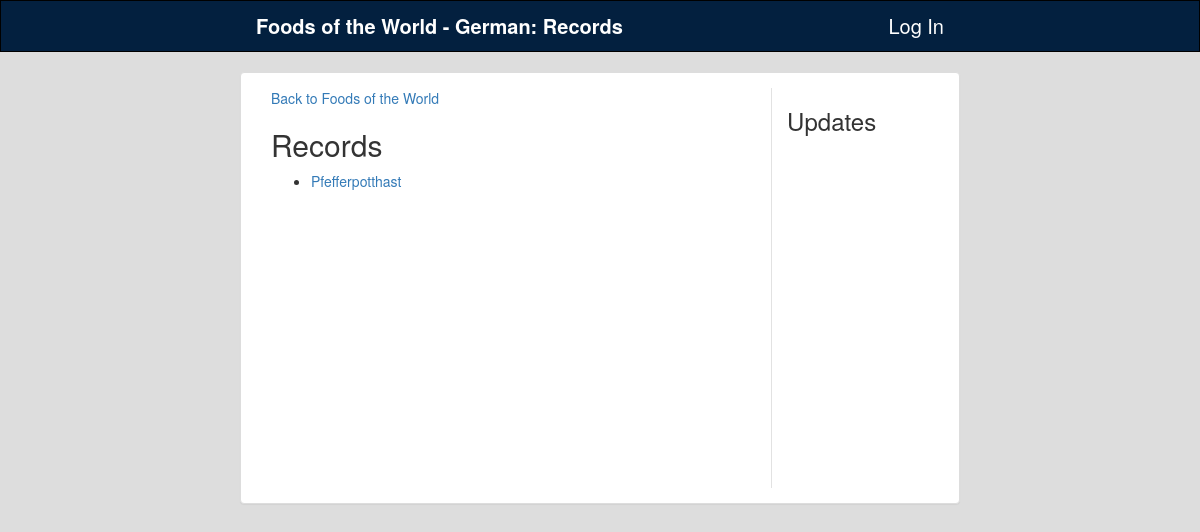
Screenshot of /catalog/1/category/2/record/ with the database file from the repository.
### database_setup.py (models this page shows, shortened)
class Catalog(Base):
    __tablename__ = 'catalog'
    id = Column(Integer, primary_key=True)
    name = Column(String(250), nullable=False)
    user_id = Column(Integer, ForeignKey('user.id'))
    user = relationship(User)

class Category(Base):
    __tablename__ = 'category'
    id = Column(Integer, primary_key=True)
    name = Column(String(250), nullable=False)
    catalog_id = Column(Integer, ForeignKey('catalog.id'))
    catalog = relationship(Catalog)

class Record(Base):
    __tablename__ = 'record'
    id = Column(Integer, primary_key=True)
    name = Column(String(250), nullable=False)
    record_template_id = Column(Integer, ForeignKey('record_template.id'))
    category_id = Column(Integer, ForeignKey('category.id'))
    record_template = relationship(RecordTemplate)
    category = relationship(Category)

### catalogit.py (the view)
@app.route('/catalog/<int:catalog_id>/category/<int:category_id>/record/')
def viewRecords(catalog_id, category_id):
    catalog = getCatalog(catalog_id)
    category = getCategory(category_id)
    records = getRecordsByCategoryId(category_id)
    return render_template('viewRecords.html',
                           catalog=catalog,
                           category=category,
                           records=records,
                           current_user=login_session.get('user_id'))

### catalogit.py (called while the page is built)
def getCatalog(catalog_id):
    return session.query(Catalog).filter_by(id=catalog_id).one()

def getCategory(category_id):
    return session.query(Category).filter_by(id=category_id).one()

def getRecordsByCategoryId(category_id):
    return session.query(Record).filter_by(category_id=category_id).all()

### templates/viewRecords.html (shortened to what this page needs)
{% extends "base.html" %}
{% block header %} {{catalog.name}} - {{category.name}}: Records {% endblock %}
{% block content %}
<div>
	<a href={{ url_for('viewCategories', catalog_id=catalog.id) }}> Back to {{catalog.name}} </a>
</div>
<div>
	{% if records %}
		<h2>Records</h2>
		<ul>
			{% for record in records %}
				<li class="mdl-list">
					<a href={{ url_for('showRecord', catalog_id=catalog.id, category_id=category.id, record_id=record.id) }}> {{ record.name }} </a>
				</li>
			{% endfor %}
		</ul>
	{% endif %}
</div>
{% endblock %}

### static/base.css (style rules this page uses)
body { background-color: #DDDDDD; }

### rows the page displays
Catalog: name "Foods of the World"
Category: name "German"
Record: name "Pfefferpotthast"
